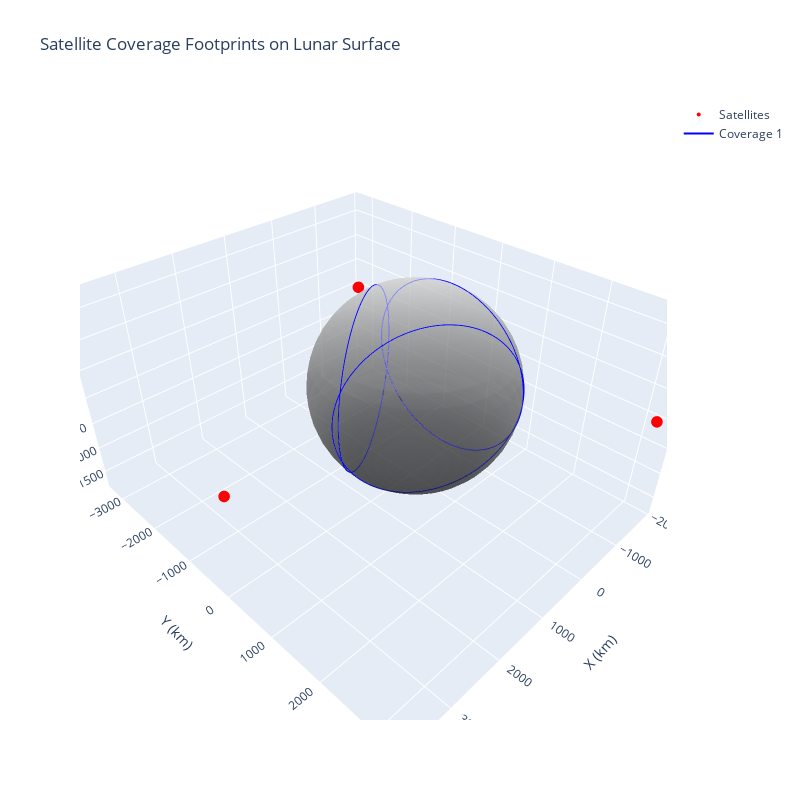

The notebook cell this image was saved under:
### Code cell
import numpy as np
import plotly.graph_objects as go

# Constants
moon_radius = 1737.4  # km
altitude = 2000        # km
max_fov = 90          # degrees

# Coverage half-angle
half_ang = np.radians(min(max_fov, np.degrees(np.arccos(moon_radius / (moon_radius + altitude)))))

# Orbital radius and satellite positions (equatorial plane)
r_orbit = moon_radius + altitude
n_sat = int(np.ceil(360 / (2 * np.degrees(half_ang))))
phis = np.linspace(0, 2*np.pi, n_sat, endpoint=False)
sat_positions = np.vstack([
    r_orbit * np.cos(phis),
    r_orbit * np.sin(phis),
    np.zeros_like(phis)
]).T  # (n_sat,3)

# Function to compute coverage circle on sphere for a satellite
def coverage_circle(sat_pos, half_ang, R):
    d = -sat_pos / np.linalg.norm(sat_pos)  # nadir direction
    # orthonormal basis perpendicular to d
    # pick arbitrary vector not collinear with d
    arbitrary = np.array([1,0,0]) if abs(d[0])<0.9 else np.array([0,1,0])
    v = np.cross(d, arbitrary)
    v /= np.linalg.norm(v)
    w = np.cross(d, v)

    # circle points
    thetas = np.linspace(0, 2*np.pi, 100)
    circle = []
    for th in thetas:
        direction = np.cos(half_ang)*d + np.sin(half_ang)*(v*np.cos(th)+w*np.sin(th))
        point = R * direction
        circle.append(point)
    return np.array(circle)

# Build figure
fig = go.Figure()

# Plot Moon surface
u, v = np.mgrid[0:2*np.pi:50j, 0:np.pi:25j]
x_s = moon_radius * np.cos(u) * np.sin(v)
y_s = moon_radius * np.sin(u) * np.sin(v)
z_s = moon_radius * np.cos(v)
fig.add_trace(go.Surface(x=x_s, y=y_s, z=z_s, colorscale='Gray', opacity=0.5, showscale=False))

# Plot satellites
fig.add_trace(go.Scatter3d(
    x=sat_positions[:,0], y=sat_positions[:,1], z=sat_positions[:,2],
    mode='markers', marker=dict(size=4, color='red'), name='Satellites'
))

# Plot coverage circles on surface
for i, sat in enumerate(sat_positions):
    circle = coverage_circle(sat, half_ang, moon_radius)
    fig.add_trace(go.Scatter3d(
        x=circle[:,0], y=circle[:,1], z=circle[:,2],
        mode='lines', line=dict(color='blue', width=2),
        name=f'Coverage {i+1}' if i==0 else None, showlegend=(i==0)
    ))

# Layout
fig.update_layout(
    title="Satellite Coverage Footprints on Lunar Surface",
    scene=dict(
        xaxis=dict(title='X (km)'),
        yaxis=dict(title='Y (km)'),
        zaxis=dict(title='Z (km)'),
        aspectmode='data'
    ),
    width=800, height=800
)

fig.show()
